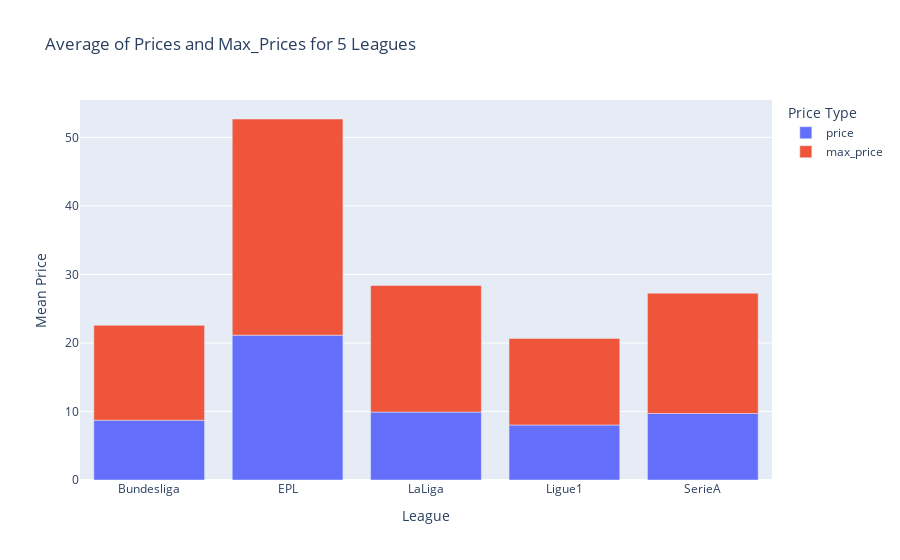

The notebook cell saved with this chart:
### Markdown cell above
Here is the mean of the prices and max_prices for top 5 league:

### Code cell
# Calculate the mean of 'price' and 'max_price' columns for each league
mean_df = df.groupby('league')[['price', 'max_price']].mean(numeric_only=True).reset_index()

# Melt the DataFrame to create 'Price Type' column
melted_df = mean_df.melt(id_vars='league', var_name='Price Type', value_name='Mean Price')

# Create the plot using plotly.express
fig = px.bar(melted_df, x='league', y='Mean Price', color='Price Type',
             labels={'Mean Price': 'Mean Price', 'league': 'League'},
             title="Average of Prices and Max_Prices for 5 Leagues")

# Show the plot
fig.show()

### Figure 1 — Plotly figure (JSON) as saved in the notebook; plotly's stock layout.template omitted (floating-point values rounded to 4 significant figures)
{"data": [{"alignmentgroup": "True", "hovertemplate": "Price Type=price<br>League=%{x}<br>Mean Price=%{y}<extra></extra>", "legendgroup": "price", "marker": {"color": "#636efa", "pattern": {"shape": ""}}, "name": "price", "offsetgroup": "price", "orientation": "v", "showlegend": true, "textposition": "auto", "type": "bar", "x": ["Bundesliga", "EPL", "LaLiga", "Ligue1", "SerieA"], "xaxis": "x", "y": [8.73, 21.13, 9.907, 8.024, 9.707], "yaxis": "y"}, {"alignmentgroup": "True", "hovertemplate": "Price Type=max_price<br>League=%{x}<br>Mean Price=%{y}<extra></extra>", "legendgroup": "max_price", "marker": {"color": "#EF553B", "pattern": {"shape": ""}}, "name": "max_price", "offsetgroup": "max_price", "orientation": "v", "showlegend": true, "textposition": "auto", "type": "bar", "x": ["Bundesliga", "EPL", "LaLiga", "Ligue1", "SerieA"], "xaxis": "x", "y": [13.84, 31.55, 18.48, 12.63, 17.56], "yaxis": "y"}], "layout": {"barmode": "relative", "legend": {"title": {"text": "Price Type"}, "tracegroupgap": 0}, "title": {"text": "Average of Prices and Max_Prices for 5 Leagues"}, "xaxis": {"anchor": "y", "domain": [0, 1], "title": {"text": "League"}}, "yaxis": {"anchor": "x", "domain": [0, 1], "title": {"text": "Mean Price"}}}}
